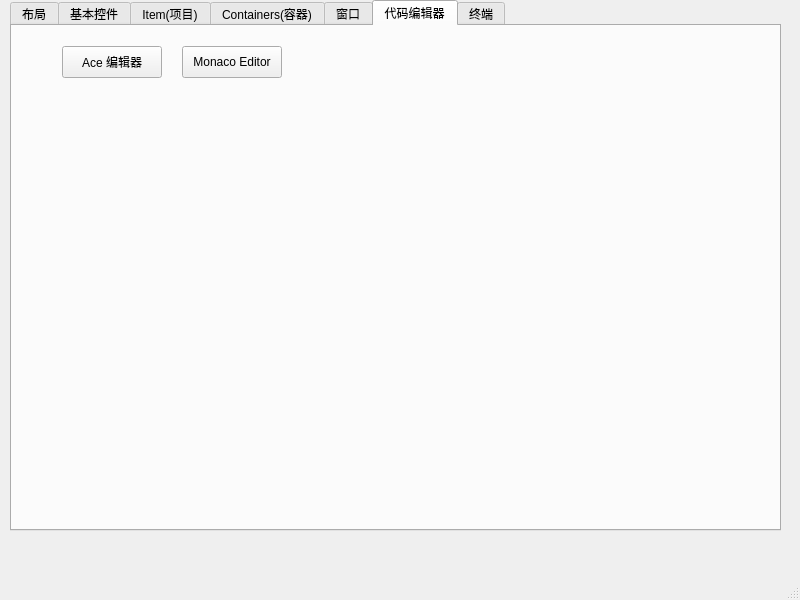
<?xml version="1.0" encoding="UTF-8"?>
<ui version="4.0">
 <class>MainWindow</class>
 <widget class="QMainWindow" name="MainWindow">
  <property name="geometry">
   <rect>
    <x>0</x>
    <y>0</y>
    <width>800</width>
    <height>600</height>
   </rect>
  </property>
  <property name="windowTitle">
   <string>MainWindow</string>
  </property>
  <widget class="QWidget" name="centralwidget">
   <widget class="QTabWidget" name="tabWidget">
    <property name="geometry">
     <rect>
      <x>10</x>
      <y>0</y>
      <width>771</width>
      <height>531</height>
     </rect>
    </property>
    <property name="currentIndex">
     <number>5</number>
    </property>
    <widget class="QWidget" name="tab_3">
     <attribute name="title">
      <string>布局</string>
     </attribute>
    </widget>
    <widget class="QWidget" name="tab">
     <attribute name="title">
      <string>基本控件</string>
     </attribute>
     <widget class="QGroupBox" name="groupBox_3">
      <property name="geometry">
       <rect>
        <x>280</x>
        <y>150</y>
        <width>291</width>
        <height>311</height>
       </rect>
      </property>
      <property name="title">
       <string>Display Widgets - 显示小部件</string>
      </property>
      <widget class="QPushButton" name="pushButton_progressbar">
       <property name="geometry">
        <rect>
         <x>40</x>
         <y>30</y>
         <width>100</width>
         <height>32</height>
        </rect>
       </property>
       <property name="text">
        <string>简单进度条</string>
       </property>
      </widget>
     </widget>
     <widget class="QGroupBox" name="groupBox_4">
      <property name="geometry">
       <rect>
        <x>10</x>
        <y>150</y>
        <width>261</width>
        <height>311</height>
       </rect>
      </property>
      <property name="title">
       <string>Input Widges - 输入小部件</string>
      </property>
      <widget class="QPushButton" name="pushButton_combo_box">
       <property name="geometry">
        <rect>
         <x>10</x>
         <y>30</y>
         <width>221</width>
         <height>32</height>
        </rect>
       </property>
       <property name="text">
        <string>组合框 (选择框/下拉菜单)</string>
       </property>
      </widget>
     </widget>
     <widget class="QGroupBox" name="groupBox_5">
      <property name="geometry">
       <rect>
        <x>10</x>
        <y>30</y>
        <width>261</width>
        <height>91</height>
       </rect>
      </property>
      <property name="title">
       <string>Spacers - 垫片/间隔件</string>
      </property>
     </widget>
     <widget class="QGroupBox" name="groupBox_6">
      <property name="geometry">
       <rect>
        <x>280</x>
        <y>30</y>
        <width>261</width>
        <height>91</height>
       </rect>
      </property>
      <property name="title">
       <string>Buttons - 按钮</string>
      </property>
     </widget>
    </widget>
    <widget class="QWidget" name="tab_8">
     <attribute name="title">
      <string>Item(项目)</string>
     </attribute>
     <widget class="QGroupBox" name="groupBox">
      <property name="geometry">
       <rect>
        <x>390</x>
        <y>30</y>
        <width>321</width>
        <height>441</height>
       </rect>
      </property>
      <property name="title">
       <string>项目视图 (基于模型)</string>
      </property>
      <widget class="QPushButton" name="pushButton_window_listview">
       <property name="geometry">
        <rect>
         <x>10</x>
         <y>30</y>
         <width>251</width>
         <height>32</height>
        </rect>
       </property>
       <property name="text">
        <string>List View - 列表视图</string>
       </property>
      </widget>
      <widget class="QPushButton" name="pushButton_5">
       <property name="geometry">
        <rect>
         <x>10</x>
         <y>130</y>
         <width>251</width>
         <height>32</height>
        </rect>
       </property>
       <property name="text">
        <string>Column View - 列视图</string>
       </property>
      </widget>
      <widget class="QPushButton" name="pushButton_window_tableview">
       <property name="geometry">
        <rect>
         <x>10</x>
         <y>90</y>
         <width>251</width>
         <height>32</height>
        </rect>
       </property>
       <property name="text">
        <string>Table View - 表格视图</string>
       </property>
      </widget>
      <widget class="QPushButton" name="pushButton_7">
       <property name="geometry">
        <rect>
         <x>10</x>
         <y>60</y>
         <width>251</width>
         <height>32</height>
        </rect>
       </property>
       <property name="text">
        <string>Tree View - 树形视图</string>
       </property>
      </widget>
      <widget class="QPushButton" name="pushButton_8">
       <property name="geometry">
        <rect>
         <x>10</x>
         <y>170</y>
         <width>251</width>
         <height>32</height>
        </rect>
       </property>
       <property name="text">
        <string>Undo View - 撤消视图</string>
       </property>
      </widget>
     </widget>
     <widget class="QGroupBox" name="groupBox_2">
      <property name="geometry">
       <rect>
        <x>20</x>
        <y>30</y>
        <width>321</width>
        <height>441</height>
       </rect>
      </property>
      <property name="title">
       <string>项目小部件 (基于项目)</string>
      </property>
      <widget class="QPushButton" name="pushButton_window_listwidget">
       <property name="geometry">
        <rect>
         <x>40</x>
         <y>40</y>
         <width>251</width>
         <height>32</height>
        </rect>
       </property>
       <property name="text">
        <string>List Widget - 列表小部件</string>
       </property>
      </widget>
      <widget class="QPushButton" name="pushButton_2">
       <property name="geometry">
        <rect>
         <x>40</x>
         <y>90</y>
         <width>251</width>
         <height>32</height>
        </rect>
       </property>
       <property name="text">
        <string>Tree Widget - 树形小部件</string>
       </property>
      </widget>
      <widget class="QPushButton" name="pushButton_3">
       <property name="geometry">
        <rect>
         <x>40</x>
         <y>140</y>
         <width>251</width>
         <height>32</height>
        </rect>
       </property>
       <property name="text">
        <string>Table Widget - 表格小部件</string>
       </property>
      </widget>
     </widget>
    </widget>
    <widget class="QWidget" name="tab_7">
     <attribute name="title">
      <string>Containers(容器)</string>
     </attribute>
    </widget>
    <widget class="QWidget" name="tab_2">
     <attribute name="title">
      <string>窗口</string>
     </attribute>
     <widget class="QPushButton" name="pushButton_window_interactive">
      <property name="geometry">
       <rect>
        <x>20</x>
        <y>10</y>
        <width>100</width>
        <height>32</height>
       </rect>
      </property>
      <property name="text">
       <string>窗口交互</string>
      </property>
     </widget>
    </widget>
    <widget class="QWidget" name="tab_code_editor">
     <attribute name="title">
      <string>代码编辑器</string>
     </attribute>
     <widget class="QPushButton" name="pushButton_window_ace_editor">
      <property name="geometry">
       <rect>
        <x>50</x>
        <y>20</y>
        <width>100</width>
        <height>32</height>
       </rect>
      </property>
      <property name="text">
       <string>Ace 编辑器</string>
      </property>
     </widget>
     <widget class="QPushButton" name="pushButton_window_monaco_editor">
      <property name="geometry">
       <rect>
        <x>170</x>
        <y>20</y>
        <width>100</width>
        <height>32</height>
       </rect>
      </property>
      <property name="text">
       <string>Monaco Editor</string>
      </property>
     </widget>
    </widget>
    <widget class="QWidget" name="tab_5">
     <attribute name="title">
      <string>终端</string>
     </attribute>
    </widget>
   </widget>
  </widget>
  <widget class="QMenuBar" name="menubar">
   <property name="geometry">
    <rect>
     <x>0</x>
     <y>0</y>
     <width>800</width>
     <height>24</height>
    </rect>
   </property>
  </widget>
  <widget class="QStatusBar" name="statusbar"/>
 </widget>
 <resources/>
 <connections/>
</ui>
